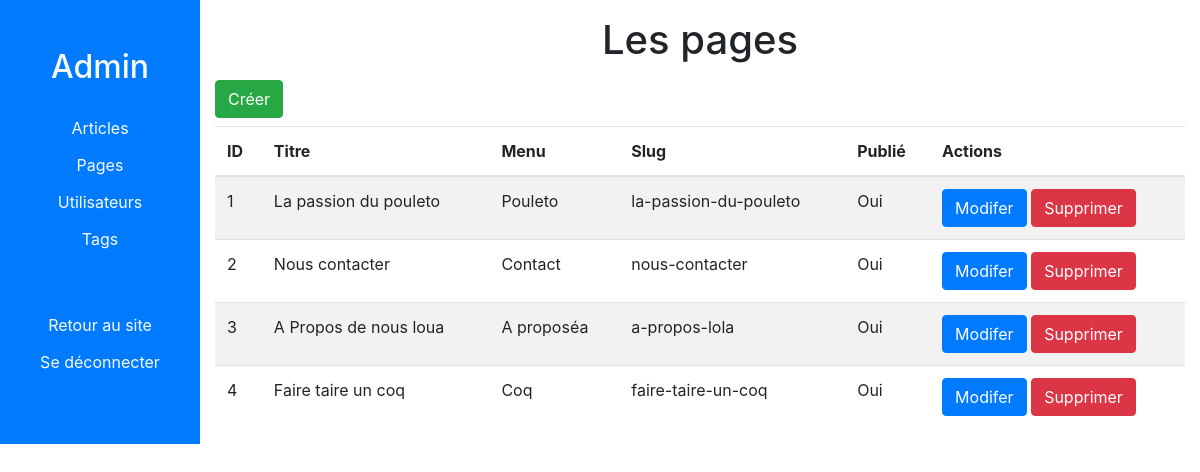
The app's page /admin/pages (signed in), older data.
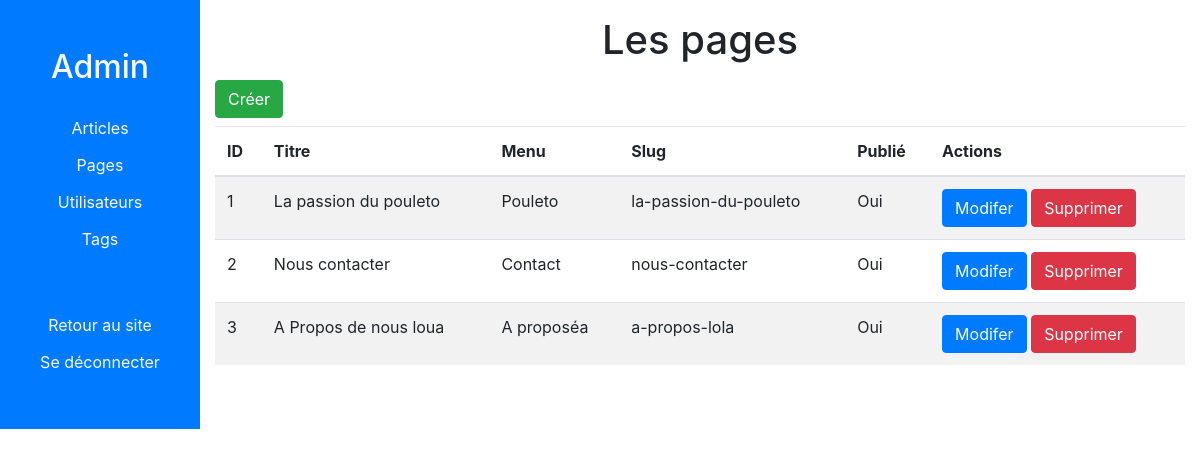
The same page, newer data.
### views.py (models this page shows, shortened)
class Page(db.Model):
    id = db.Column(db.Integer, primary_key=True)
    title = db.Column(db.String(200), nullable=False)
    nav_label = db.Column(db.String(50), nullable=False)
    slug = db.Column(db.String(100), nullable=False, unique=True)
    content = db.Column(db.Text, nullable=False)
    creation_date = db.Column(db.DateTime, nullable=False, default=datetime.utcnow)
    published = db.Column(db.Boolean, nullable=False, default=False)

### views.py (the view)
@app.route('/admin/pages')
@login_required
def admin_pages():
    pages = Page.query.all()
    return render_template('admin-pages.html', pages=pages)

### views.py (called while the page is built)
@login_manager.user_loader
def load_user(user_id):
    return User.query.get(user_id)

@app.context_processor
def inject_pages():
    pages = Page.query.filter_by(published=True)
    return {'site_pages': pages}

### templates/admin-pages.html (shortened to what this page needs)
{% extends 'admin.html' %}
{% block admin_content %}
    <div class="text-center mt-3">
        <h1>Les pages</h1>
    </div>
    <a class="btn btn-success my-2" href="{{ url_for('admin_pages_create') }}">Créer</a>
    <table class="table table-striped">
        <thead>
            <tr>
                <th>ID</th>
                <th>Titre</th>
                <th>Menu</th>
                <th>Slug</th>
                <th>Publié</th>
                <th>Actions</th>
            </tr>
        </thead>
        <tbody>
            {% for page in pages %}
            <tr>
                <td>{{ page.id }}</td>
                <td>{{ page.title }}</td>
                <td>{{ page.nav_label }}</td>
                <td>{{ page.slug }}</td>
                <td>{{ page.published and 'Oui' or 'Non' }}</td>
                <td>
                    <a class="btn btn-primary" href="{{ url_for('admin_pages_edit', page_id=page.id) }}">
                        Modifer
                    </a>
                    <form action="{{ url_for('admin_pages_delete', page_id=page.id) }}" method="POST" class="d-inline">
                        <input type="submit" class="btn btn-danger" value="Supprimer">
                    </form>
                </td>
            </tr>
            {% endfor %}
        </tbody>
    </table>
{% endblock %}

Row changes from the older to the newer data that the page shows:
removed Page: id "4", title "Faire taire un coq", nav_label "Coq", slug "faire-taire-un-coq", published "Oui"
